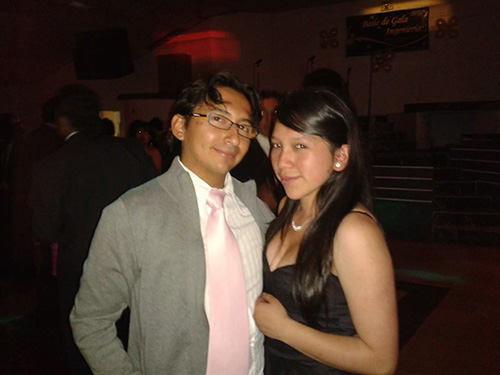
#> input picture 16 imagen ROI/pareja.jpg, 500 x 375 px
$ python '16 ROI mio.py'
#> lines starting #> are read from the running program, lines starting #| are printed output that depends on the picture; after the words box and inside, x2 and y2 are one past the last pixel; in counts of white or black regions, pixels touching at a corner belong together
import cv2
import numpy as np
import matplotlib.pyplot as plt

bild = cv2.imread('pareja.jpg', cv2.IMREAD_COLOR)
#> bild is the input picture: shape (375, 500, 3); mean B, G, R 41.8, 51.5, 67.5
roi = bild [15:300,330:550]
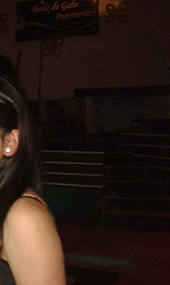
#> roi: shape (285, 170, 3); mean B, G, R 20.6, 27.1, 41.4
#> (the run stopped early here; a loop or call above may not have finished)

$ run again, with 16 imagen ROI/Koala.jpg copied over 16 imagen ROI/pareja.jpg
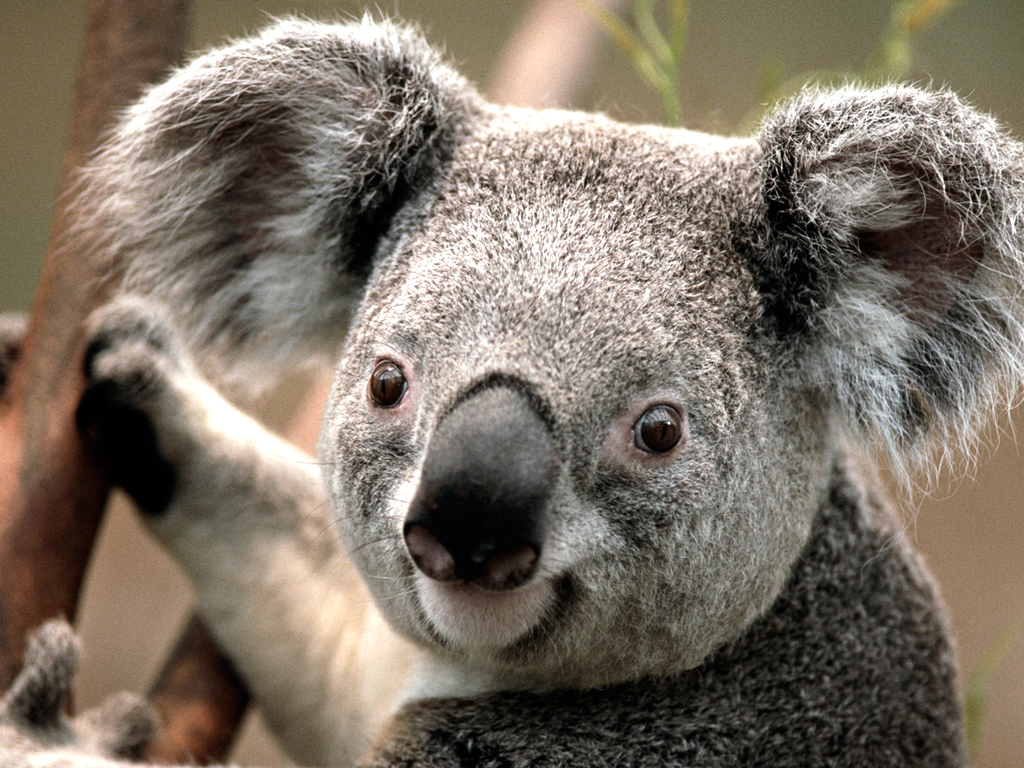
#> input picture 16 imagen ROI/Koala.jpg, 1024 x 768 px
#> bild is the input picture: shape (768, 1024, 3); mean B, G, R 102, 114.7, 125.4
#> `roi = bild [15:300,330:550]`:
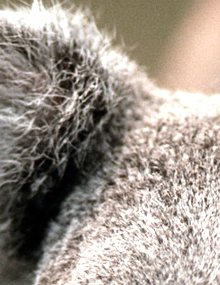
#> roi: shape (285, 220, 3); mean B, G, R 139.9, 149.5, 159.6
#> bild: shape (768, 1024, 3); 7.97% of pixels changed, all inside (x1, y1, x2, y2) = (30, 35, 250, 320)
#> `graybild = cv2.imread('pareja.jpg', cv2.IMREAD_GRAYSCALE)`:
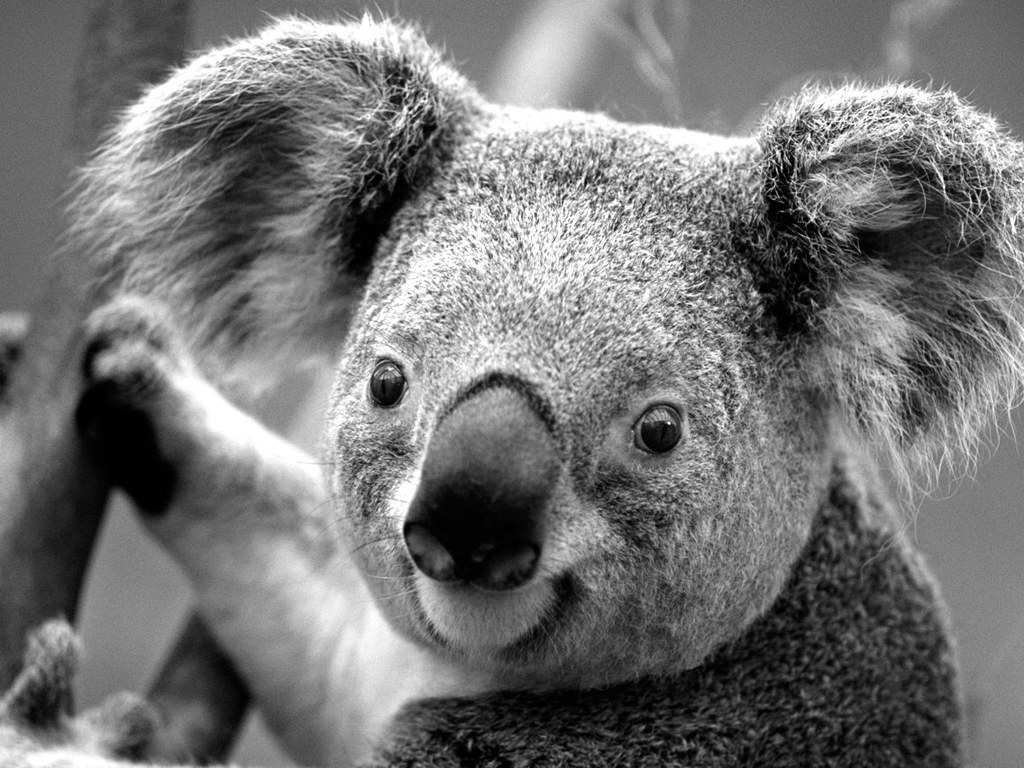
#> graybild: shape (768, 1024); min 0, max 255, mean 116.5
